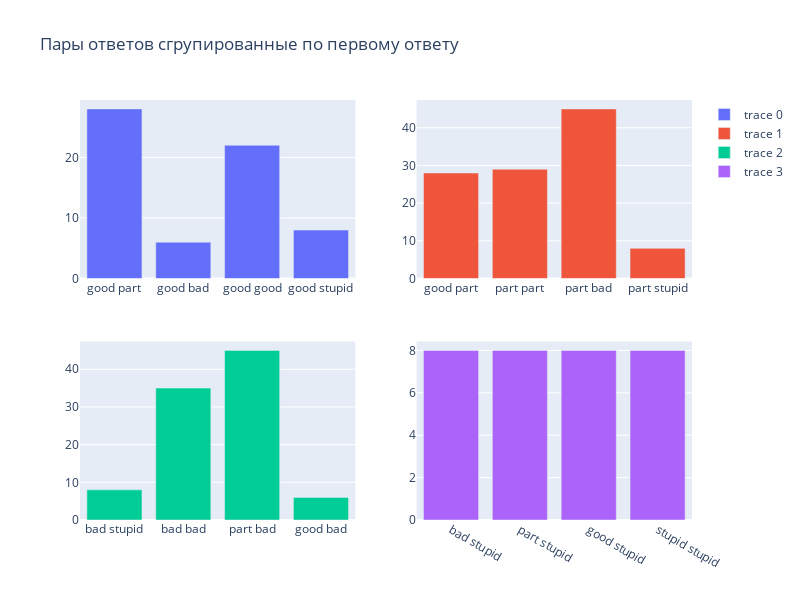

Notebook code cell kept with this figure:
### Code cell
from plotly.subplots import make_subplots
import plotly.graph_objects as go

fig = make_subplots(rows=2, cols=2)


answers = ["good", "part", "bad", "stupid"]

for i, ans in enumerate(answers):
    
    cnt = df_session[df_session["pair_of_answers"].apply(lambda x: ans in x)]
    
    
    fig.add_trace(
         go.Bar(
                 y=cnt["cnt"],
                 x=cnt["pair_of_answers"], 
                 ),
        row=1 + i//2, col=1 + i%2
    )

fig.update_layout(height=600, width=800, title="Пары ответов сгрупированные по первому ответу")
fig.show()

### Figure 1 — Plotly figure (JSON) as saved in the notebook; plotly's stock layout.template omitted (floating-point values rounded to 4 significant figures)
{"data": [{"type": "bar", "x": ["good part", "good bad", "good good", "good stupid"], "xaxis": "x", "y": [28, 6, 22, 8], "yaxis": "y"}, {"type": "bar", "x": ["good part", "part part", "part bad", "part stupid"], "xaxis": "x2", "y": [28, 29, 45, 8], "yaxis": "y2"}, {"type": "bar", "x": ["bad stupid", "bad bad", "part bad", "good bad"], "xaxis": "x3", "y": [8, 35, 45, 6], "yaxis": "y3"}, {"type": "bar", "x": ["bad stupid", "part stupid", "good stupid", "stupid stupid"], "xaxis": "x4", "y": [8, 8, 8, 8], "yaxis": "y4"}], "layout": {"height": 600, "title": {"text": "Пары ответов сгрупированные по первому ответу"}, "width": 800, "xaxis": {"anchor": "y", "domain": [0, 0.45]}, "xaxis2": {"anchor": "y2", "domain": [0.55, 1]}, "xaxis3": {"anchor": "y3", "domain": [0, 0.45]}, "xaxis4": {"anchor": "y4", "domain": [0.55, 1]}, "yaxis": {"anchor": "x", "domain": [0.575, 1]}, "yaxis2": {"anchor": "x2", "domain": [0.575, 1]}, "yaxis3": {"anchor": "x3", "domain": [0, 0.425]}, "yaxis4": {"anchor": "x4", "domain": [0, 0.425]}}}
